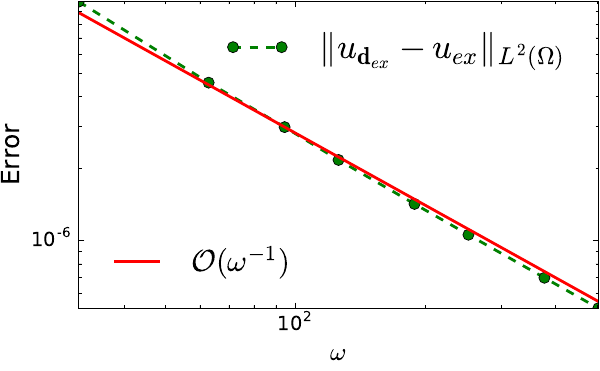

Write the Python code that produced this figure.
import numpy as np
import math

omega = np.array([31.4159265358979,
62.8318530717959,
94.2477796076938,
125.663706143592,
188.495559215388,
251.327412287183,
376.991118430775,
502.654824574367])


ERayFEM_solu_err = np.array([9.91759008975895e-06,
4.55860969355428e-06,
2.97401903433026e-06,
2.16959724330724e-06,
1.42234451363623e-06,
1.05819207683400e-06,
7.00059070412104e-07,
5.22658917351204e-07])


import matplotlib.pyplot as plt

golden = 1.61803398875
width = 6
height = width/golden



fig = plt.figure(figsize=(width, height))


p1, = plt.loglog(omega, ERayFEM_solu_err, label=r'$\Vert u_{\mathbf{d}_{ex}} - u_{ex}\Vert_{L^2(\Omega)}$',
           color='g', linewidth=2, linestyle='--', marker='o', markersize=8.0, zorder=2)

p2, = plt.loglog(omega, ERayFEM_solu_err[0]*0.9/(omega/(omega[0])), label=r'$\mathcal{O}(\omega^{-1})$', color='r', linewidth=2, linestyle='solid', markersize=8.0, zorder=2)


first_legend = plt.legend(handles=[p1], loc=1, ncol=1, frameon=False, fontsize=25)
ax = plt.gca().add_artist(first_legend)
plt.legend(handles=[p2], loc=3, ncol=1, frameon=False, fontsize=22)


# plt.loglog(N_x**2, N_x**2 / 4.0e4, label=r' ', color='white', linewidth=0.0)

# plt.legend(loc=0, ncol=1, frameon=False, fontsize=20)

# plt.title('Exact Ray-FEM',fontsize=20)

plt.xlabel(r'$\omega$', fontsize=18)
plt.ylabel(r'Error', fontsize=18)

plt.gca().tick_params(labelsize=14)

plt.autoscale(True, 'both', True)
plt.tight_layout(pad=0.1)

fig.savefig('ex2_Exact_Ray_FEM_solu_err_plot.pdf')
plt.show()

plt.close('all')



